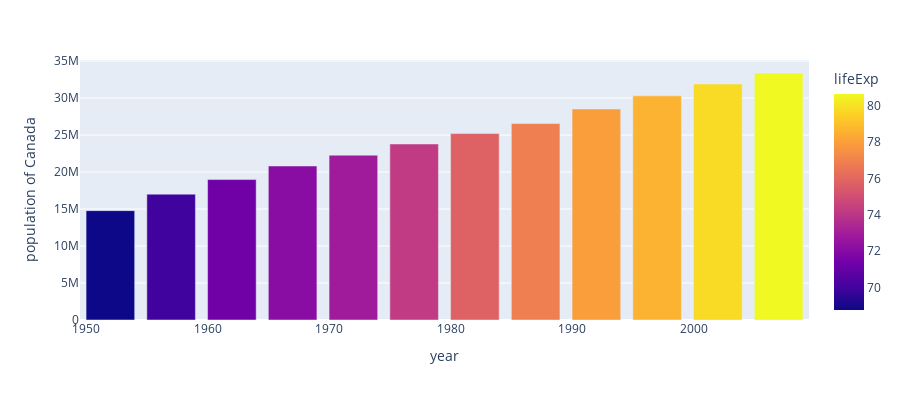

Notebook code cell kept with this figure:
### Code cell
import plotly.express as px
data = px.data.gapminder()

data_canada = data[data.country == 'Canada']
fig = px.bar(data_canada, x='year', y='pop',
             hover_data=['lifeExp', 'gdpPercap'], color='lifeExp',
             labels={'pop':'population of Canada'}, height=400)
fig.show()

### Figure 1 — Plotly figure (JSON) as saved in the notebook; plotly's stock layout.template omitted (floating-point values rounded to 4 significant figures)
{"data": [{"alignmentgroup": "True", "customdata": [[68.75, 11370.0], [69.96, 12490.0], [71.3, 13460.0], [72.13, 16080.0], [72.88, 18970.0], [74.21, 22090.0], [75.76, 22900.0], [76.86, 26630.0], [77.95, 26340.0], [78.61, 28950.0], [79.77, 33330.0], [80.65, 36320.0]], "hovertemplate": "year=%{x}<br>population of Canada=%{y}<br>lifeExp=%{marker.color}<br>gdpPercap=%{customdata[1]}<extra></extra>", "legendgroup": "", "marker": {"color": [68.75, 69.96, 71.3, 72.13, 72.88, 74.21, 75.76, 76.86, 77.95, 78.61, 79.77, 80.65], "coloraxis": "coloraxis"}, "name": "", "offsetgroup": "", "orientation": "v", "showlegend": false, "textposition": "auto", "type": "bar", "x": [1952, 1957, 1962, 1967, 1972, 1977, 1982, 1987, 1992, 1997, 2002, 2007], "xaxis": "x", "y": [14785584, 17010154, 18985849, 20819767, 22284500, 23796400, 25201900, 26549700, 28523502, 30305843, 31902268, 33390141], "yaxis": "y"}], "layout": {"barmode": "relative", "coloraxis": {"colorbar": {"title": {"text": "lifeExp"}}, "colorscale": [[0, "#0d0887"], [0.1111, "#46039f"], [0.2222, "#7201a8"], [0.3333, "#9c179e"], [0.4444, "#bd3786"], [0.5556, "#d8576b"], [0.6667, "#ed7953"], [0.7778, "#fb9f3a"], [0.8889, "#fdca26"], [1, "#f0f921"]]}, "height": 400, "legend": {"tracegroupgap": 0}, "margin": {"t": 60}, "xaxis": {"anchor": "y", "domain": [0, 1], "title": {"text": "year"}}, "yaxis": {"anchor": "x", "domain": [0, 1], "title": {"text": "population of Canada"}}}}
